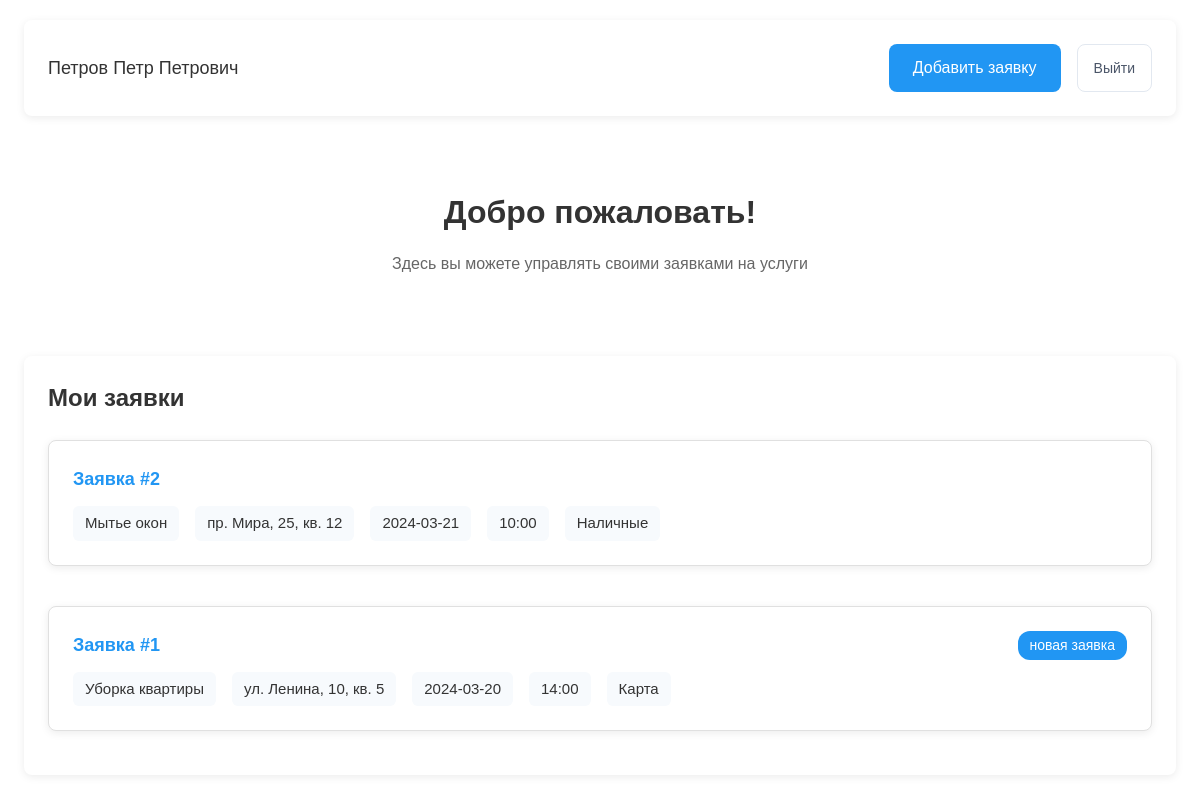
Before: /frontend/pages/home.php (signed in) with the older database file.
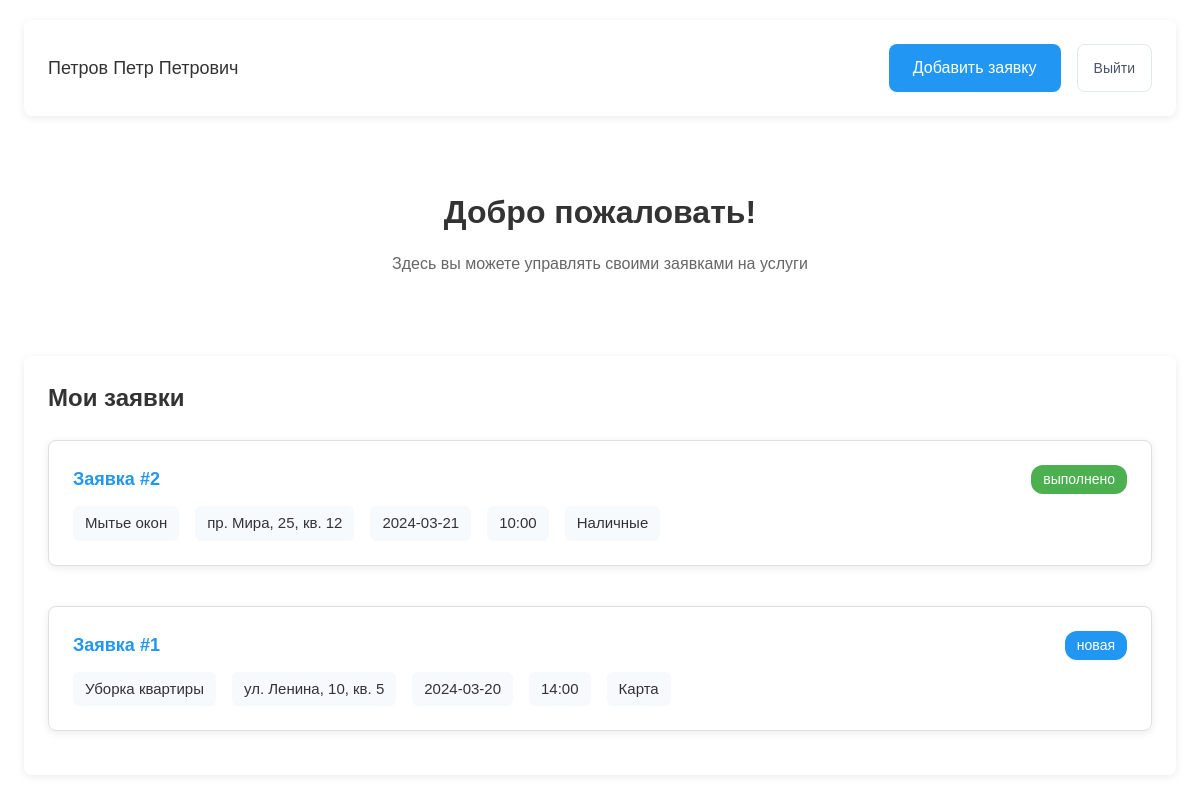
After: the same page with the newer database file.
### tables this page shows
CREATE TABLE requests (
        id INTEGER PRIMARY KEY,
        user_id INTEGER NOT NULL,
        address TEXT NOT NULL,
        contact_info TEXT NOT NULL,
        service_type TEXT NOT NULL,
        preferred_date TEXT NOT NULL,
        preferred_time TEXT NOT NULL,
        payment_type TEXT NOT NULL,
        status TEXT NOT NULL DEFAULT 'новая заявка',
        reject_reason TEXT,
        FOREIGN KEY (user_id) REFERENCES users(id) ON DELETE CASCADE
    );

### frontend/pages/home.php (the view, shortened to what this page needs)
<?php
try {
    $db = new PDO('sqlite:../../backend/database.db');
    $db->setAttribute(PDO::ATTR_ERRMODE, PDO::ERRMODE_EXCEPTION);
    $stmt = $db->prepare("SELECT first_name, last_name, middle_name, phone, email, role FROM users WHERE id = :id");
    $stmt->execute(['id' => $_SESSION['user_id']]);
    $user = $stmt->fetch(PDO::FETCH_ASSOC);
    $stmt = $db->prepare("SELECT * FROM requests WHERE user_id = :user_id ORDER BY preferred_date DESC, preferred_time DESC");
    $stmt->execute(['user_id' => $_SESSION['user_id']]);
    $requests = $stmt->fetchAll(PDO::FETCH_ASSOC);
} catch (PDOException $e) {
    $error = "Ошибка базы данных: " . $e->getMessage();
}
?>
<!DOCTYPE html>
<html lang="ru">
<head>
    <link rel="stylesheet" href="../styles.css">
</head>
<body class="home-page">
    <div class="home-container">
        <div class="home-header">
            <div class="user-info">
                <div class="user-name">
                    <?php echo htmlspecialchars($user['last_name'] . ' ' . $user['first_name'] . ' ' . $user['middle_name']); ?>
                </div>
            </div>
            <div class="header-actions">
                <a href="add_request.php" class="btn btn-primary">
                    Добавить заявку
                </a>
                <a href="../scripts/logout.php" class="back-link">
                    Выйти
                </a>
            </div>
        </div>
        <div class="content">
            <div class="welcome-section">
                <h1>Добро пожаловать!</h1>
                <p class="text-muted">Здесь вы можете управлять своими заявками на услуги</p>
            </div>
            <?php if (isset($error)): ?>
                <div class="error-message">
                    <?php echo $error; ?>
                </div>
            <?php else: ?>
                <div class="requests-section">
                    <div class="section-header">
                        <h2>Мои заявки</h2>
                    </div>
                    <?php if (empty($requests)): ?>
                        <div class="empty-state">
                            <p>У вас пока нет заявок</p>
                        </div>
                    <?php else: ?>
                        <div class="requests-list">
                            <?php foreach ($requests as $request): ?>
                                <div class="request-card">
                                    <div class="request-header">
                                        <h3>Заявка #<?php echo htmlspecialchars($request['id']); ?></h3>
                                        <span class="status status-<?php echo strtolower($request['status']); ?>">
                                            <?php echo htmlspecialchars($request['status']); ?>
                                        </span>
                                    </div>
                                    <div class="request-body">
                                        <div class="request-info">
                                            <div class="info-item">
                                                <span><?php echo htmlspecialchars($request['service_type']); ?></span>
                                            </div>
                                            <div class="info-item">
                                                <span><?php echo htmlspecialchars($request['address']); ?></span>
                                            </div>
                                            <div class="info-item">
                                                <span><?php echo htmlspecialchars($request['preferred_date']); ?></span>
                                            </div>
                                            <div class="info-item">
                                                <span><?php echo htmlspecialchars($request['preferred_time']); ?></span>
                                            </div>
                                            <div class="info-item">
                                                <span><?php echo htmlspecialchars($request['payment_type']); ?></span>
                                            </div>
                                        </div>
                                    </div>
                                </div>
                            <?php endforeach; ?>
                        </div>
                    <?php endif; ?>
                </div>
            <?php endif; ?>
        </div>
    </div>
</body>
</html>

Changed rows visible on the page:
changed requests "Мытье окон": status (not shown) → "выполнено"
changed requests "Уборка квартиры": status "новая заявка" → "новая"
